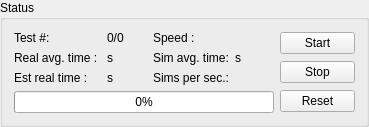
      <widget class="QGroupBox" name="groupBox" >
       <property name="minimumSize" >
        <size>
         <width>369</width>
         <height>0</height>
        </size>
       </property>
       <property name="title" >
        <string>Status</string>
       </property>
       <layout class="QHBoxLayout" name="horizontalLayout_3" >
        <item>
         <layout class="QVBoxLayout" name="verticalLayout_3" >
          <item>
           <layout class="QGridLayout" name="gridLayout" >
            <item row="0" column="0" >
             <widget class="QLabel" name="label_18" >
              <property name="text" >
               <string>Test #: </string>
              </property>
             </widget>
            </item>
            <item row="0" column="1" >
             <widget class="QLabel" name="_testsLeftLbl" >
              <property name="text" >
               <string>0/0</string>
              </property>
             </widget>
            </item>
            <item row="1" column="0" >
             <widget class="QLabel" name="label_2" >
              <property name="toolTip" >
               <string>&lt;html>&lt;head>&lt;meta name="qrichtext" content="1" />&lt;style type="text/css">
p, li { white-space: pre-wrap; }
&lt;/style>&lt;/head>&lt;body style=" font-family:'MS Shell Dlg 2'; font-size:8.25pt; font-weight:400; font-style:normal;">
&lt;p style=" margin-top:0px; margin-bottom:0px; margin-left:0px; margin-right:0px; -qt-block-indent:0; text-indent:0px;">The average time per test in miliseconds.&lt;/p>&lt;/body>&lt;/html></string>
              </property>
              <property name="text" >
               <string>Real avg. time : </string>
              </property>
             </widget>
            </item>
            <item row="1" column="1" >
             <widget class="QLabel" name="_avgTimePerTestLbl" >
              <property name="text" >
               <string>s</string>
              </property>
             </widget>
            </item>
            <item row="2" column="0" >
             <widget class="QLabel" name="label" >
              <property name="text" >
               <string>Est real time : </string>
              </property>
             </widget>
            </item>
            <item row="2" column="1" >
             <widget class="QLabel" name="_estimatedTimeLeftLbl" >
              <property name="text" >
               <string>s</string>
              </property>
             </widget>
            </item>
            <item row="0" column="2" >
             <widget class="QLabel" name="label_21" >
              <property name="text" >
               <string>Speed :</string>
              </property>
             </widget>
            </item>
            <item row="0" column="3" >
             <widget class="QLabel" name="_simSpeedLbl" >
              <property name="text" >
               <string/>
              </property>
             </widget>
            </item>
            <item row="1" column="2" >
             <widget class="QLabel" name="label_19" >
              <property name="text" >
               <string>Sim avg. time:</string>
              </property>
             </widget>
            </item>
            <item row="1" column="3" >
             <widget class="QLabel" name="_avgSimTimeLbl" >
              <property name="text" >
               <string>s</string>
              </property>
             </widget>
            </item>
            <item row="2" column="2" >
             <widget class="QLabel" name="label_20" >
              <property name="text" >
               <string>Sims per sec.:</string>
              </property>
             </widget>
            </item>
            <item row="2" column="3" >
             <widget class="QLabel" name="_simsPerSecLbl" >
              <property name="text" >
               <string/>
              </property>
             </widget>
            </item>
           </layout>
          </item>
          <item>
           <widget class="QProgressBar" name="_simProgress" >
            <property name="value" >
             <number>0</number>
            </property>
            <property name="orientation" >
             <enum>Qt::Horizontal</enum>
            </property>
           </widget>
          </item>
         </layout>
        </item>
        <item>
         <layout class="QVBoxLayout" name="verticalLayout_4" >
          <item>
           <widget class="QPushButton" name="_startBtn" >
            <property name="maximumSize" >
             <size>
              <width>75</width>
              <height>16777215</height>
             </size>
            </property>
            <property name="text" >
             <string>Start</string>
            </property>
           </widget>
          </item>
          <item>
           <widget class="QPushButton" name="_stopBtn" >
            <property name="maximumSize" >
             <size>
              <width>75</width>
              <height>16777215</height>
             </size>
            </property>
            <property name="text" >
             <string>Stop</string>
            </property>
           </widget>
          </item>
          <item>
           <widget class="QPushButton" name="_resetBtn" >
            <property name="maximumSize" >
             <size>
              <width>75</width>
              <height>16777215</height>
             </size>
            </property>
            <property name="text" >
             <string>Reset</string>
            </property>
           </widget>
          </item>
         </layout>
        </item>
       </layout>
      </widget>
